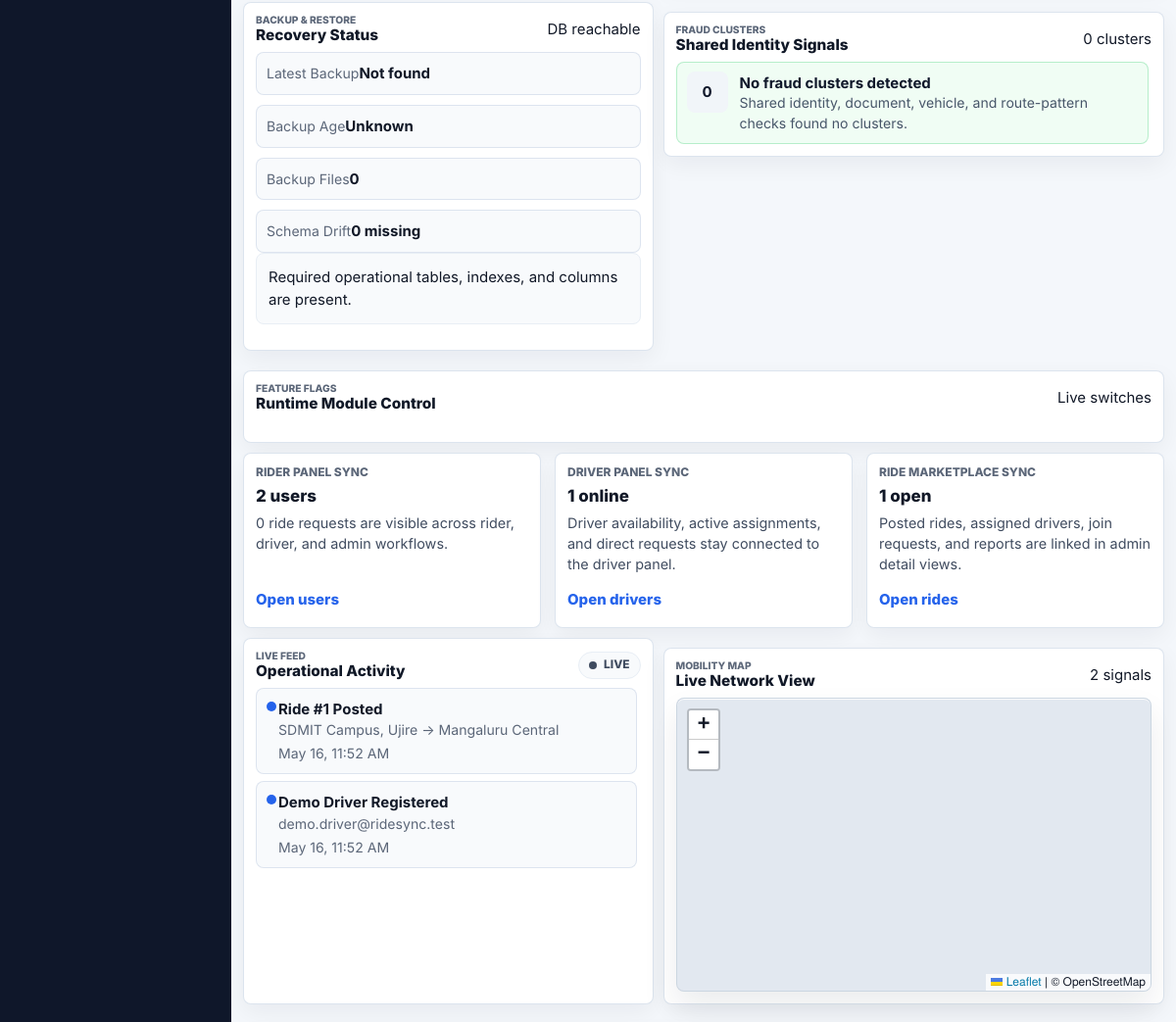
The app's page /pages/admin_dashboard.php (signed in, middle part), older data.
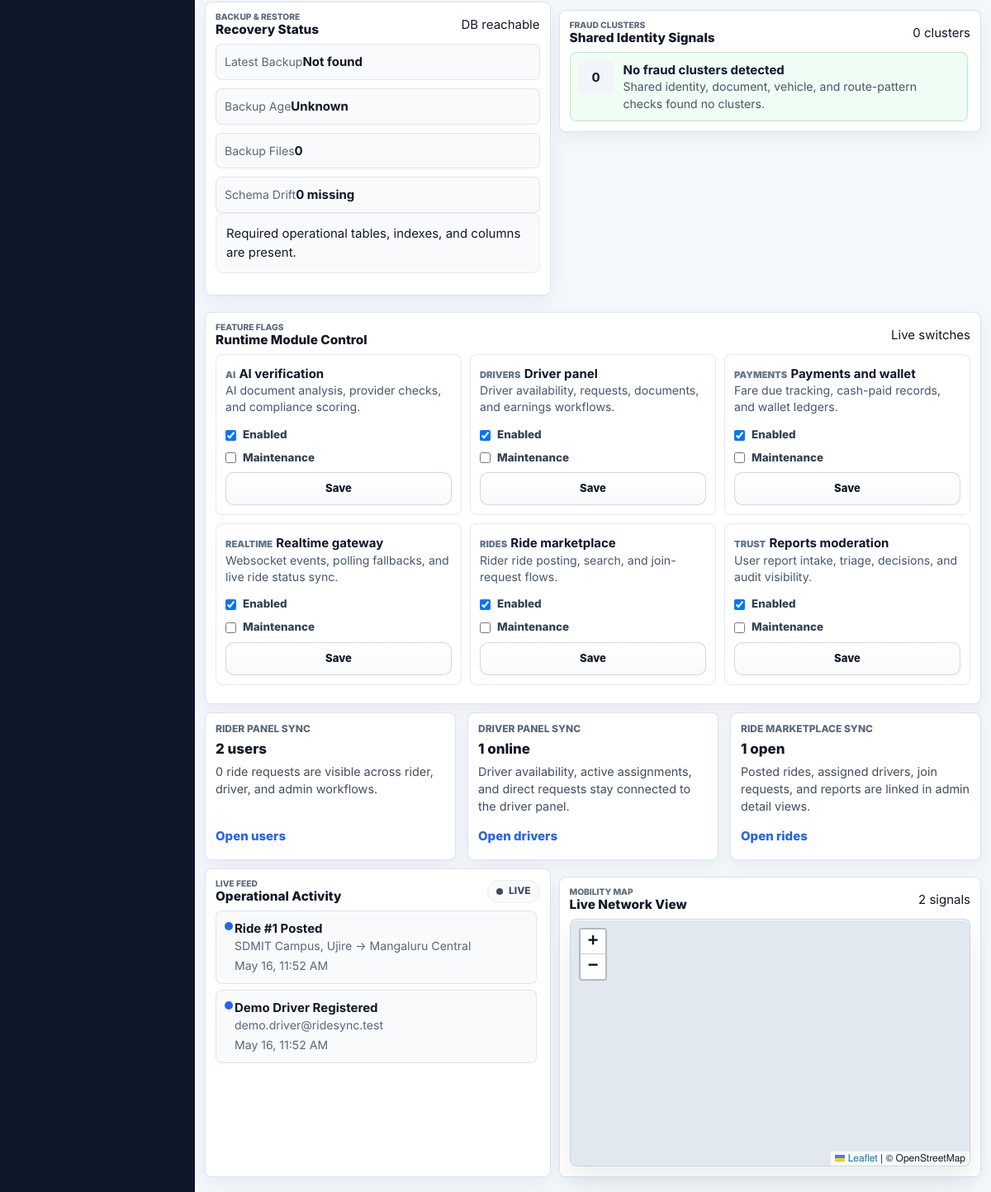
The same page, newer data.
### tables this page shows
CREATE TABLE IF NOT EXISTS rides (
  id INT UNSIGNED NOT NULL AUTO_INCREMENT,
  user_id INT UNSIGNED NOT NULL,
  origin VARCHAR(150) NOT NULL,
  destination VARCHAR(150) NOT NULL,
  origin_lat DECIMAL(10, 7) NULL,
  origin_lng DECIMAL(10, 7) NULL,
  destination_lat DECIMAL(10, 7) NULL,
  destination_lng DECIMAL(10, 7) NULL,
  route_distance_km DECIMAL(8, 2) NULL,
  travel_date DATE NOT NULL,
  travel_time TIME NOT NULL,
  seats_available TINYINT UNSIGNED NOT NULL DEFAULT 1,
  status ENUM('open', 'closed', 'cancelled') NOT NULL DEFAULT 'open',
  created_at TIMESTAMP NOT NULL DEFAULT CURRENT_TIMESTAMP,
  PRIMARY KEY (id),
  KEY idx_rides_user_id (user_id),
  KEY idx_rides_search (status, travel_date, travel_time),
  KEY idx_rides_user_status_time (user_id, status, travel_date, travel_time),
  CONSTRAINT fk_rides_user
    FOREIGN KEY (user_id) REFERENCES users(id)
    ON DELETE CASCADE
);

CREATE TABLE IF NOT EXISTS driver_accounts (
  id INT NOT NULL AUTO_INCREMENT,
  name VARCHAR(100) NOT NULL,
  email VARCHAR(190) NOT NULL,
  password VARCHAR(255) NOT NULL,
  phone VARCHAR(20) NOT NULL,
  status ENUM('active', 'inactive', 'suspended') NOT NULL DEFAULT 'active',
  onboarding_status ENUM('incomplete', 'complete') NOT NULL DEFAULT 'complete',
  created_at TIMESTAMP NOT NULL DEFAULT CURRENT_TIMESTAMP,
  updated_at TIMESTAMP NOT NULL DEFAULT CURRENT_TIMESTAMP ON UPDATE CURRENT_TIMESTAMP,
  PRIMARY KEY (id),
  UNIQUE KEY uq_driver_accounts_email (email),
  UNIQUE KEY uq_driver_accounts_phone (phone)
);

CREATE TABLE IF NOT EXISTS feature_flags (
  id INT NOT NULL AUTO_INCREMENT,
  flag_key VARCHAR(80) NOT NULL,
  label VARCHAR(140) NOT NULL,
  description VARCHAR(255) NOT NULL,
  module VARCHAR(60) NOT NULL DEFAULT 'core',
  enabled TINYINT(1) NOT NULL DEFAULT 1,
  maintenance_mode TINYINT(1) NOT NULL DEFAULT 0,
  updated_by INT NULL,
  created_at TIMESTAMP NOT NULL DEFAULT CURRENT_TIMESTAMP,
  updated_at TIMESTAMP NOT NULL DEFAULT CURRENT_TIMESTAMP ON UPDATE CURRENT_TIMESTAMP,
  PRIMARY KEY (id),
  UNIQUE KEY uq_feature_flags_key (flag_key),
  KEY idx_feature_flags_module (module, enabled, maintenance_mode),
  CONSTRAINT fk_feature_flags_admin
    FOREIGN KEY (updated_by) REFERENCES admin_users(id)
    ON DELETE SET NULL
);

### pages/admin_dashboard.php (the view, shortened to what the rows shown need)
<?php
require_once __DIR__ . '/../config/db.php';
require_once __DIR__ . '/../includes/admin_helper.php';
require_once __DIR__ . '/../includes/admin_dashboard_helper.php';
require_once __DIR__ . '/../includes/matching_helper.php';
require_once __DIR__ . '/../includes/admin_remove_helper.php';
require_once __DIR__ . '/../includes/admin_operations_helper.php';
$admin = ridesync_fetch_admin($conn, (int) $_SESSION['admin_id']);
$canManageFeatureFlags = ridesync_admin_can($admin, 'manage_feature_flags');
$section = (string) ($_GET['section'] ?? 'overview');
$isOverviewSection = $section === 'overview';
$needsOverview = $section === 'overview';
$activityFeedRows = [];
$backupStatus = [
    'severity' => 'info',
    'db_healthy' => false,
    'latest_file' => '',
    'latest_path' => '',
    'latest_at' => null,
    'age_hours' => null,
    'backup_count' => 0,
    'missing_schema' => [],
];
$featureFlagsPanel = [
    'schema_ready' => false,
    'flags' => [],
];
if ($needsOverview) {
    $overviewSnapshot = RideSyncCacheService::remember('admin:overview:snapshot:v1', 15, static function () use ($conn, $metrics) {
        $backupStatus = ridesync_admin_backup_status($conn);
        $featureFlagsPanel = ridesync_admin_feature_flags($conn);
        $activityFeedRows = [];
        foreach (ridesync_admin_query_rows($conn, "SELECT id, origin, destination, status, created_at FROM rides ORDER BY created_at DESC LIMIT 8") as $row) {
            $activityFeedRows[] = [
                'event_type' => 'ride',
                'event_title' => 'Ride #' . $row['id'] . ' posted',
                'event_detail' => $row['origin'] . ' -> ' . $row['destination'],
                'event_time' => $row['created_at'],
                'event_status' => $row['status'],
            ];
        }
        foreach (ridesync_admin_query_rows($conn, "SELECT name, email, status, created_at FROM driver_accounts ORDER BY created_at DESC LIMIT 8") as $row) {
            $activityFeedRows[] = [
                'event_type' => 'driver',
                'event_title' => $row['name'] . ' registered',
                'event_detail' => $row['email'],
                'event_time' => $row['created_at'],
                'event_status' => $row['status'],
            ];
        }
        usort($activityFeedRows, static function ($a, $b) {
            return strtotime($b['event_time']) <=> strtotime($a['event_time']);
        });
        $activityFeedRows = array_slice($activityFeedRows, 0, 18);
        return compact(
            'operationalInboxRows',
            'riskScore',
            'incidentTimelineRows',
            'dataQualityIssues',
            'slaTimers',
            'backupStatus',
            'fraudClusters',
            'featureFlagsPanel',
            'routeDemandRows',
            'activityFeedRows',
            'riskFlags',
            'mapDrivers',
            'mapRides'
        );
    });
}
require_once __DIR__ . '/../includes/admin_header.php';
?>
<div class="admin-command-center" data-admin-command-center>
    <?php if ($isOverviewSection): ?>
        <section class="admin-command-grid admin-ops-layers">
            <article id="backup-status" class="admin-command-card admin-backup-status is-<?php echo htmlspecialchars($backupStatus['severity']); ?>">
                <div class="admin-card-head">
                    <div>
                        <h2>Recovery Status</h2>
                    </div>
                </div>
            </article>
            <article id="fraud-clusters" class="admin-command-card">
                <div class="admin-card-head">
                    <div>
                        <h2>Shared Identity Signals</h2>
                    </div>
                </div>
            </article>
        </section>
        <section id="feature-flags" class="admin-command-card">
            <div class="admin-card-head">
                <div>
                    <h2>Runtime Module Control</h2>
                </div>
            </div>
            <div class="admin-feature-flag-grid">
                <?php foreach ($featureFlagsPanel['flags'] as $flag): ?>
                    <article class="admin-feature-flag-card <?php echo !empty($flag['maintenance_mode']) ? 'is-maintenance' : ''; ?>">
                        <div>
                            <span><?php echo htmlspecialchars(ridesync_admin_status_label($flag['module'] ?? 'core')); ?></span>
                            <strong><?php echo htmlspecialchars($flag['label'] ?? $flag['flag_key']); ?></strong>
                            <p><?php echo htmlspecialchars($flag['description'] ?? 'No description available.'); ?></p>
                        </div>
                        <?php if (!empty($featureFlagsPanel['schema_ready']) && $canManageFeatureFlags && (int) ($flag['id'] ?? 0) > 0): ?>
                            <form action="/ridesync/actions/admin_action.php" method="POST" class="admin-feature-flag-form">
                                <label><input type="checkbox" name="enabled" value="1" <?php echo !empty($flag['enabled']) ? 'checked' : ''; ?>> Enabled</label>
                                <label><input type="checkbox" name="maintenance_mode" value="1" <?php echo !empty($flag['maintenance_mode']) ? 'checked' : ''; ?>> Maintenance</label>
                                <button type="submit" class="btn btn-secondary btn-sm">Save</button>
                            </form>
                        <?php endif; ?>
                    </article>
                <?php endforeach; ?>
            </div>
        </section>
    <?php endif; ?>
    <?php if ($isOverviewSection): ?>
        <section class="admin-command-grid">
            <article class="admin-command-card admin-feed-card">
                <div class="admin-card-head">
                    <div>
                        <h2>Operational Activity</h2>
                    </div>
                </div>
                <div class="admin-feed-list" data-admin-feed>
                    <?php foreach ($activityFeedRows as $event): ?>
                        <div class="admin-feed-item">
                            <span class="admin-feed-dot badge-<?php echo htmlspecialchars(ridesync_admin_status_class($event['event_status'])); ?>"></span>
                            <div>
                                <strong><?php echo htmlspecialchars(ridesync_admin_status_label($event['event_title'])); ?></strong>
                                <p><?php echo htmlspecialchars($event['event_detail']); ?></p>
                                <small><?php echo htmlspecialchars(date('M j, g:i A', strtotime($event['event_time']))); ?></small>
                            </div>
                        </div>
                    <?php endforeach; ?>
                </div>
            </article>
            <article class="admin-command-card admin-map-card">
                <div class="admin-card-head">
                    <div>
                        <h2>Live Network View</h2>
                    </div>
                </div>
            </article>
        </section>
    <?php endif; ?>
</div>
<?php require_once __DIR__ . '/../includes/admin_footer.php'; ?>

Row changes from the older to the newer data that the page shows:
added feature_flags: module "AI", label "AI verification", description "AI document analysis, provider checks, and compliance scoring.", enabled "☑"
added feature_flags: module "DRIVERS", label "Driver panel", description "Driver availability, requests, documents, and earnings workflows.", enabled "☑"
added feature_flags: module "PAYMENTS", label "Payments and wallet", description "Fare due tracking, cash-paid records, and wallet ledgers.", enabled "☑"
added feature_flags: module "REALTIME", label "Realtime gateway", description "Websocket events, polling fallbacks, and live ride status sync.", enabled "☑"
added feature_flags: module "RIDES", label "Ride marketplace", description "Rider ride posting, search, and join-request flows.", enabled "☑"
added feature_flags: module "TRUST", label "Reports moderation", description "User report intake, triage, decisions, and audit visibility.", enabled "☑"
